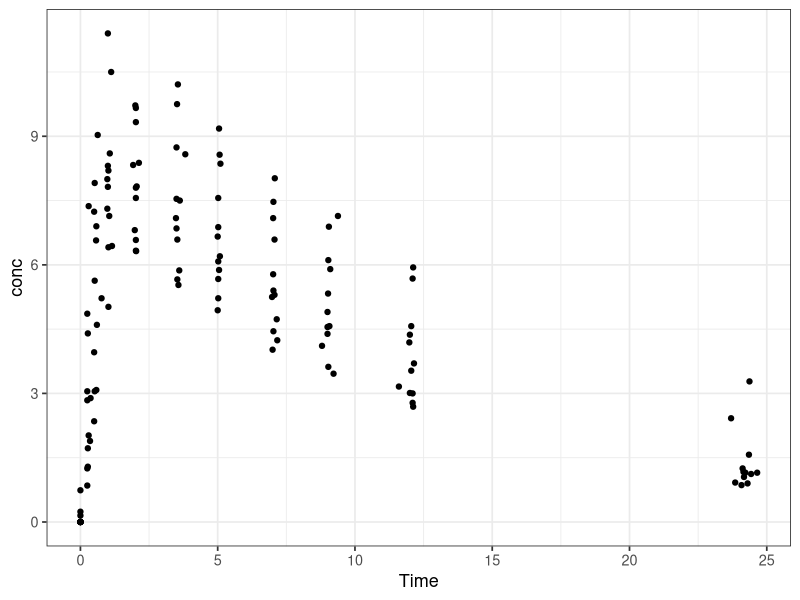

Recreate this plot in R.
#'---
#' title: my R script
#' format: pdf
#' date: last-modified
#'---

#| echo: true 
#| label: fig-one
#| fig-cap: Concentration time profile

library(ggplot2)
ggplot(Theoph, aes(Time, conc)) + 
  geom_point() + 
  theme_bw(base_size = 13)